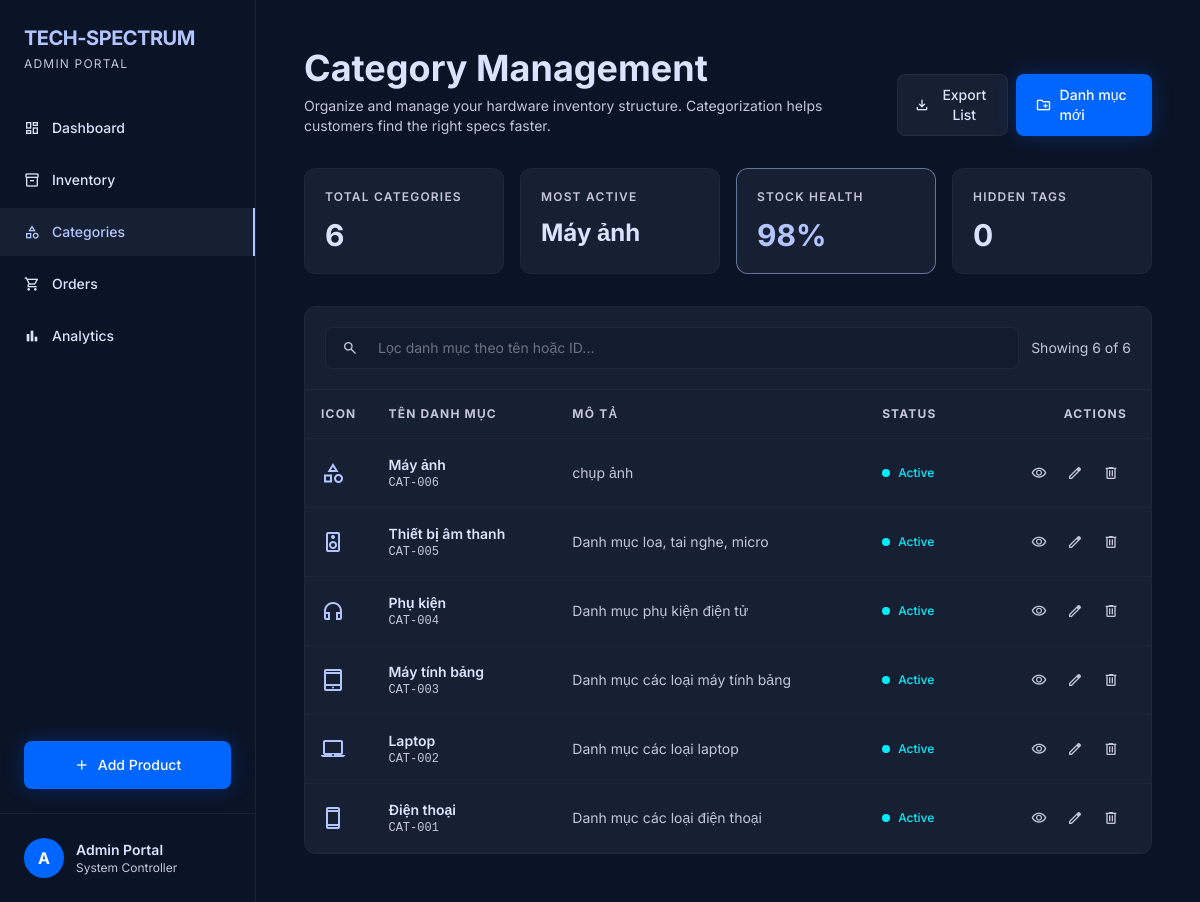
Page /Category/list on the committed database.
### tables this page shows
CREATE TABLE IF NOT EXISTS `category` (
  `id` int NOT NULL AUTO_INCREMENT,
  `name` varchar(100) NOT NULL,
  `description` text,
  PRIMARY KEY (`id`)
);

### app/controllers/CategoryController.php (called while the page is built, shortened)
<?php
require_once 'app/models/CategoryModel.php';
class CategoryController
{
    private $categoryModel;
    public function __construct()
    {
        $database = new Database();
        $db = $database->getConnection();
        $this->categoryModel = new CategoryModel($db);
    }
    public function list()
    {
        $categories = $this->categoryModel->getCategories();
        include 'app/views/category/list.php';
    }
}

### index.php (called while the page is built, shortened)
<?php
$url = $_GET['url'] ?? '';
$url = rtrim($url, '/');
$url = filter_var($url, FILTER_SANITIZE_URL);
$url = explode('/', $url);
$action = isset($url[1]) && $url[1] != '' ? $url[1] : 'index';
$controller = new $controllerName();
call_user_func_array([$controller, $action], array_slice($url, 2));

### app/models/CategoryModel.php (called while the page is built, shortened)
<?php
class CategoryModel
{
    private $conn;
    private $table_name = "category";
    public function __construct($db)
    {
        $this->conn = $db;
    }
    public function getCategories()
    {
        $query = "SELECT id, name, description FROM " . $this->table_name . " ORDER BY id DESC";
        $stmt = $this->conn->prepare($query);
        $stmt->execute();
        return $stmt->fetchAll(PDO::FETCH_OBJ);
    }
}
?>

### app/views/category/list.php (the view, shortened to what this page needs)
<?php
include 'app/views/layouts/admin_header.php';
$categoryIcons = [
    'Điện thoại'        => 'smartphone',
    'Laptop'            => 'laptop_mac',
    'Máy tính bảng'     => 'tablet_mac',
    'Phụ kiện'          => 'headphones',
    'Thiết bị âm thanh' => 'speaker'
];
?>
<div class="flex flex-col md:flex-row md:items-end md:justify-between gap-4 mb-8">
    <div>
        <h1 class="text-4xl font-bold mb-2">Category Management</h1>
        <p class="text-on-surface-variant text-sm max-w-2xl">
            Organize and manage your hardware inventory structure. Categorization helps customers find the right specs faster.
        </p>
    </div>
    <div class="flex gap-2">
        <button class="bg-surface-container hover:bg-surface-container-high text-on-surface px-4 py-2.5 rounded-lg text-sm font-medium flex items-center gap-2 border border-outline-variant/30 transition">
            <span class="material-symbols-outlined text-base">download</span>
            Export List
        </button>
        <a href="/Category/add" class="bg-primary-container hover:bg-primary-container/90 text-white px-5 py-2.5 rounded-lg text-sm font-medium flex items-center gap-2 transition glow-btn">
            <span class="material-symbols-outlined text-base">create_new_folder</span>
            Danh mục mới
        </a>
    </div>
</div>
<div class="grid grid-cols-2 md:grid-cols-4 gap-4 mb-8">
    <div class="bg-surface-container rounded-xl p-5 border border-outline-variant/20">
        <div class="text-xs font-semibold tracking-widest text-on-surface-variant mb-3">TOTAL CATEGORIES</div>
        <div class="text-3xl font-bold"><?= count($categories) ?></div>
    </div>
    <div class="bg-surface-container rounded-xl p-5 border border-outline-variant/20">
        <div class="text-xs font-semibold tracking-widest text-on-surface-variant mb-3">MOST ACTIVE</div>
        <div class="text-2xl font-bold"><?= !empty($categories) ? htmlspecialchars($categories[0]->name) : '—' ?></div>
    </div>
    <div class="bg-surface-container rounded-xl p-5 border border-primary/50">
        <div class="text-xs font-semibold tracking-widest text-on-surface-variant mb-3">STOCK HEALTH</div>
        <div class="text-3xl font-bold text-primary">98%</div>
    </div>
    <div class="bg-surface-container rounded-xl p-5 border border-outline-variant/20">
        <div class="text-xs font-semibold tracking-widest text-on-surface-variant mb-3">HIDDEN TAGS</div>
        <div class="text-3xl font-bold">0</div>
    </div>
</div>
<div class="bg-surface-container rounded-xl border border-outline-variant/20 overflow-hidden">
    <div class="p-5 border-b border-outline-variant/20 flex items-center gap-3">
        <div class="flex-1 bg-surface-container-low rounded-lg flex items-center px-4 border border-outline-variant/30 focus-within:border-primary transition">
            <span class="material-symbols-outlined text-on-surface-variant text-base mr-2">search</span>
            <input type="text" placeholder="Lọc danh mục theo tên hoặc ID..."
                   class="bg-transparent border-0 outline-none text-sm flex-1 py-2.5">
        </div>
        <span class="text-on-surface-variant text-sm">Showing <?= count($categories) ?> of <?= count($categories) ?></span>
    </div>
    <div class="overflow-x-auto">
        <table class="w-full">
            <thead class="text-xs tracking-widest font-semibold text-on-surface-variant uppercase border-b border-outline-variant/20">
                <tr>
                    <th class="text-left p-4 w-16">Icon</th>
                    <th class="text-left p-4">Tên danh mục</th>
                    <th class="text-left p-4">Mô tả</th>
                    <th class="text-left p-4">Status</th>
                    <th class="text-right p-4 pr-6">Actions</th>
                </tr>
            </thead>
            <tbody class="text-sm">
                <?php if (!empty($categories)): foreach ($categories as $cat):
                    $icon = $categoryIcons[$cat->name] ?? 'category'; ?>
                    <tr class="border-b border-outline-variant/10 hover:bg-surface-container-low transition">
                        <td class="p-4">
                            <span class="material-symbols-outlined text-primary text-2xl"><?= $icon ?></span>
                        </td>
                        <td class="p-4">
                            <div class="font-semibold"><?= htmlspecialchars($cat->name) ?></div>
                            <div class="text-on-surface-variant text-xs font-mono">CAT-<?= str_pad($cat->id, 3, '0', STR_PAD_LEFT) ?></div>
                        </td>
                        <td class="p-4 text-on-surface-variant max-w-md">
                            <?= htmlspecialchars($cat->description ?? '—') ?>
                        </td>
                        <td class="p-4">
                            <div class="flex items-center gap-2 text-secondary-container text-xs font-medium">
                                <div class="w-2 h-2 rounded-full bg-secondary-container"></div>
                                <span>Active</span>
                            </div>
                        </td>
                        <td class="p-4 pr-6">
                            <div class="flex items-center gap-1 justify-end">
                                <a href="/Shop/category/<?= $cat->id ?>" target="_blank"
                                   class="w-8 h-8 rounded-lg hover:bg-surface-container-high flex items-center justify-center transition text-on-surface-variant hover:text-primary"
                                   title="Xem">
                                    <span class="material-symbols-outlined text-base">visibility</span>
                                </a>
                                <a href="/Category/edit/<?= $cat->id ?>"
                                   class="w-8 h-8 rounded-lg hover:bg-surface-container-high flex items-center justify-center transition text-on-surface-variant hover:text-primary"
                                   title="Sửa">
                                    <span class="material-symbols-outlined text-base">edit</span>
                                </a>
                                <a href="/Category/delete/<?= $cat->id ?>"
                                   onclick="return confirm('Xóa danh mục này sẽ xóa luôn các sản phẩm thuộc nó. Bạn chắc chắn?')"
                                   class="w-8 h-8 rounded-lg hover:bg-error-container/30 flex items-center justify-center transition text-on-surface-variant hover:text-error"
                                   title="Xóa">
                                    <span class="material-symbols-outlined text-base">delete</span>
                                </a>
                            </div>
                        </td>
                    </tr>
                <?php endforeach; endif; ?>
            </tbody>
        </table>
    </div>
</div>
<?php include 'app/views/layouts/admin_footer.php'; ?>

### app/views/layouts/admin_header.php (style rules this page uses)
body { font-family: 'Inter', sans-serif; }
.material-symbols-outlined { font-variation-settings: 'FILL' 0, 'wght' 400, 'GRAD' 0, 'opsz' 24; }
.glow-btn { box-shadow: 0 0 20px rgba(0, 102, 255, 0.3); }

### rows in the picture
category: name "Máy ảnh", id "006", description "chụp ảnh"
category: name "Thiết bị âm thanh", id "005", description "Danh mục loa, tai nghe, micro"
category: name "Phụ kiện", id "004", description "Danh mục phụ kiện điện tử"
category: name "Máy tính bảng", id "003", description "Danh mục các loại máy tính bảng"
category: name "Laptop", id "002", description "Danh mục các loại laptop"
category: name "Điện thoại", id "001", description "Danh mục các loại điện thoại"

### other values in the picture
count($categories) "6"
